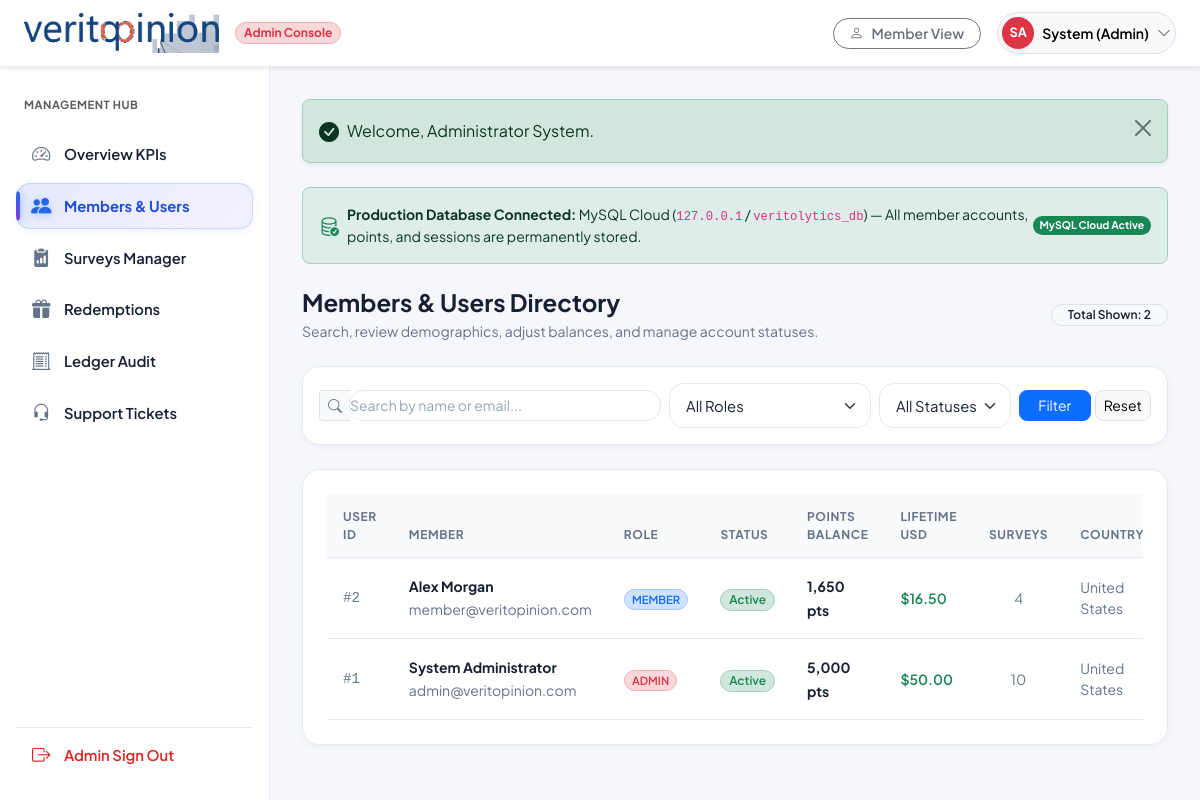
The page /admin/users.php (signed in) on the database its author committed.
### tables this page shows
CREATE TABLE `users` (
  `id` INT AUTO_INCREMENT PRIMARY KEY,
  `first_name` VARCHAR(100) NOT NULL,
  `last_name` VARCHAR(100) NOT NULL,
  `email` VARCHAR(191) NOT NULL UNIQUE,
  `pending_email` VARCHAR(191) DEFAULT NULL,
  `email_verification_token` VARCHAR(255) DEFAULT NULL,
  `email_verification_expires_at` DATETIME DEFAULT NULL,
  `password_hash` VARCHAR(255) NOT NULL,
  `country` VARCHAR(100) NOT NULL DEFAULT 'United States',
  `state` VARCHAR(100) DEFAULT NULL,
  `city` VARCHAR(100) DEFAULT NULL,
  `phone` VARCHAR(50) DEFAULT NULL,
  `date_of_birth` DATE DEFAULT NULL,
  `gender` VARCHAR(50) DEFAULT NULL,
  `avatar` VARCHAR(255) DEFAULT NULL,
  `employment_status` VARCHAR(100) DEFAULT NULL,
  `annual_income` VARCHAR(100) DEFAULT NULL,
  `education_level` VARCHAR(100) DEFAULT NULL,
  `role` ENUM('member', 'admin') NOT NULL DEFAULT 'member',
  `status` ENUM('active', 'suspended', 'pending') NOT NULL DEFAULT 'active',
  `balance_points` INT NOT NULL DEFAULT 0,
  `lifetime_earnings_usd` DECIMAL(10,2) NOT NULL DEFAULT 0.00,
  `completed_surveys_count` INT NOT NULL DEFAULT 0,
  `profile_completion_pct` INT NOT NULL DEFAULT 35,
  `notification_preferences` TEXT DEFAULT NULL,
  `reset_token` VARCHAR(255) DEFAULT NULL,
  `reset_expires_at` DATETIME DEFAULT NULL,
  `deleted_at` DATETIME DEFAULT NULL,
  `created_at` TIMESTAMP DEFAULT CURRENT_TIMESTAMP,
  `updated_at` TIMESTAMP DEFAULT CURRENT_TIMESTAMP ON UPDATE CURRENT_TIMESTAMP,
  INDEX `idx_users_email` (`email`),
  INDEX `idx_users_role` (`role`),
  INDEX `idx_users_status` (`status`),
  INDEX `idx_users_deleted` (`deleted_at`)
);

### admin/users.php (the view, shortened to what the rows shown need)
<?php
require_once __DIR__ . '/../includes/functions.php';
require_once __DIR__ . '/../includes/auth_check.php';
$admin = require_admin();
$db = get_db();
$sql = "SELECT * FROM users WHERE 1=1";
$params = [];
$sql .= " ORDER BY id DESC LIMIT 200";
$stmt = $db->prepare($sql);
$stmt->execute($params);
$users = $stmt->fetchAll();
require_once __DIR__ . '/../includes/admin_header.php';
?>
<div class="portal-wrapper">
    <div class="portal-main">
        <div class="card card-vy border-0 shadow-sm p-4">
            <div class="table-responsive">
                <table class="table table-hover align-middle mb-0">
                    <thead class="table-light small text-muted">
                        <tr>
                            <th>User ID</th>
                            <th>Member</th>
                            <th>Role</th>
                            <th>Status</th>
                            <th>Points Balance</th>
                            <th>Lifetime USD</th>
                            <th>Surveys</th>
                            <th>Country</th>
                        </tr>
                    </thead>
                    <tbody>
                        <?php foreach ($users as $u): ?>
                            <tr>
                                <td class="small text-muted font-monospace">
                                    #<?= (int)$u['id'] ?>
                                </td>
                                <td>
                                    <div class="fw-bold text-dark small"><?= e($u['first_name'] . ' ' . $u['last_name']) ?></div>
                                    <small class="text-muted"><?= e($u['email']) ?></small>
                                </td>
                                <td>
                                    <span class="badge <?= $u['role'] === 'admin' ? 'bg-danger-subtle text-danger border-danger-subtle' : 'bg-primary-subtle text-primary border-primary-subtle' ?> border rounded-pill small fw-semibold text-uppercase" style="font-size: 0.7rem;">
                                        <?= e($u['role']) ?>
                                    </span>
                                </td>
                                <td>
                                    <?php if (!empty($u['deleted_at'])): ?>
                                        <span class="badge bg-secondary-subtle text-secondary border-secondary-subtle border rounded-pill small fw-semibold">
                                            Deactivated
                                        </span>
                                    <?php elseif ($u['status'] === 'active'): ?>
                                        <span class="badge bg-success-subtle text-success border-success-subtle border rounded-pill small fw-semibold text-capitalize">
                                            Active
                                        </span>
                                    <?php elseif ($u['status'] === 'suspended'): ?>
                                        <span class="badge bg-danger-subtle text-danger border-danger-subtle border rounded-pill small fw-semibold text-capitalize">
                                            Suspended
                                        </span>
                                    <?php else: ?>
                                        <span class="badge bg-warning-subtle text-warning border-warning-subtle border rounded-pill small fw-semibold text-capitalize">
                                            <?= e($u['status']) ?>
                                        </span>
                                    <?php endif; ?>
                                </td>
                                <td>
                                    <span class="fw-bold text-dark small">
                                        <?= format_points($u['balance_points']) ?>
                                    </span>
                                </td>
                                <td>
                                    <span class="small fw-semibold text-success">
                                        <?= format_currency($u['lifetime_earnings_usd']) ?>
                                    </span>
                                </td>
                                <td class="small text-muted text-center">
                                    <?= (int)$u['completed_surveys_count'] ?>
                                </td>
                                <td class="small text-muted">
                                    <?= e($u['country']) ?>
                                </td>
                            </tr>
                        <?php endforeach; ?>
                    </tbody>
                </table>
            </div>
        </div>
<?php require_once __DIR__ . '/../includes/admin_footer.php'; ?>

### includes/admin_header.php (shortened to what the rows shown need)
<?php
require_once __DIR__ . '/functions.php';
require_once __DIR__ . '/auth_check.php';
$admin = require_admin();
$initials = strtoupper(substr($admin['first_name'], 0, 1) . substr($admin['last_name'], 0, 1));
?>
<!DOCTYPE html>
<html lang="en">
<head>
    <link href="https://cdn.jsdelivr.net/npm/bootstrap@5.3.3/dist/css/bootstrap.min.css" rel="stylesheet">
    <link rel="stylesheet" href="https://cdn.jsdelivr.net/npm/bootstrap-icons@1.11.3/font/bootstrap-icons.min.css">
    <link rel="stylesheet" href="<?= BASE_URL ?>/assets/css/style.css">
</head>
<body class="bg-light">
<header class="navbar navbar-expand bg-white border-bottom border-light-subtle sticky-top px-3 py-2 shadow-sm">
    <div class="container-fluid px-2">
        <div class="d-flex align-items-center gap-3 ms-auto">
            <div class="dropdown">
                <button class="btn btn-light rounded-pill p-1 pe-2.5 d-flex align-items-center gap-2 border" type="button" id="adminMenuBtn" data-bs-toggle="dropdown" aria-expanded="false">
                    <div class="rounded-circle bg-danger text-white fw-bold d-flex align-items-center justify-content-center shadow-sm" style="width: 32px; height: 32px; font-size: 0.8rem;">
                        <?= $initials ?>
                    </div>
                    <span class="fw-semibold small d-none d-sm-inline"><?= e($admin['first_name']) ?> (Admin)</span>
                    <i class="bi bi-chevron-down small text-muted"></i>
                </button>
            </div>
        </div>
    </div>
</header>

### rows shown on the page
users: initials "SA", first_name "System", id "1", first_name+last_name "System Administrator", email "admin@veritopinion.com", role "ADMIN", status "Active", balance_points "5,000 pts", lifetime_earnings_usd "$50.00", completed_surveys_count "10", country "United States"
users: id "2", first_name+last_name "Alex Morgan", email "member@veritopinion.com", role "MEMBER", status "Active", balance_points "1,650 pts", lifetime_earnings_usd "$16.50", completed_surveys_count "4", country "United States"

### other values the page prints
$msg "Welcome, Administrator System."
$dbInfo['host'] "127.0.0.1"
$dbInfo['database'] "veritolytics_db"
count($users) "2"
